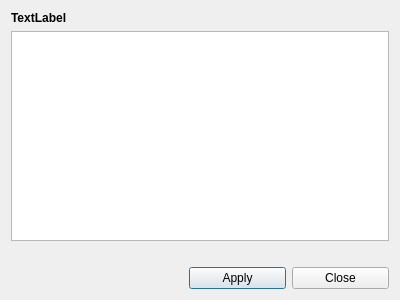
<?xml version="1.0" encoding="UTF-8"?>
<ui version="4.0">
 <class>TextFieldEditorDialog</class>
 <widget class="QDialog" name="TextFieldEditorDialog">
  <property name="geometry">
   <rect>
    <x>0</x>
    <y>0</y>
    <width>400</width>
    <height>300</height>
   </rect>
  </property>
  <property name="windowTitle">
   <string>Dialog</string>
  </property>
  <layout class="QVBoxLayout" name="verticalLayout">
   <item>
    <layout class="QHBoxLayout" name="horizontalLayout">
     <item>
      <widget class="QLabel" name="head">
       <property name="font">
        <font>
         <bold>true</bold>
        </font>
       </property>
       <property name="text">
        <string>TextLabel</string>
       </property>
      </widget>
     </item>
    </layout>
   </item>
   <item>
    <widget class="QPlainTextEdit" name="plainTextEdit"/>
   </item>
   <item>
    <widget class="QLabel" name="errorLabel">
     <property name="text">
      <string/>
     </property>
    </widget>
   </item>
   <item>
    <layout class="QHBoxLayout" name="horizontalLayout_2">
     <item>
      <spacer name="horizontalSpacer">
       <property name="orientation">
        <enum>Qt::Orientation::Horizontal</enum>
       </property>
       <property name="sizeHint" stdset="0">
        <size>
         <width>40</width>
         <height>20</height>
        </size>
       </property>
      </spacer>
     </item>
     <item>
      <widget class="QPushButton" name="applyButton">
       <property name="minimumSize">
        <size>
         <width>97</width>
         <height>0</height>
        </size>
       </property>
       <property name="text">
        <string>Apply</string>
       </property>
      </widget>
     </item>
     <item>
      <widget class="QPushButton" name="closeButton">
       <property name="minimumSize">
        <size>
         <width>97</width>
         <height>0</height>
        </size>
       </property>
       <property name="text">
        <string>Close</string>
       </property>
      </widget>
     </item>
    </layout>
   </item>
  </layout>
 </widget>
 <resources/>
 <connections/>
</ui>
